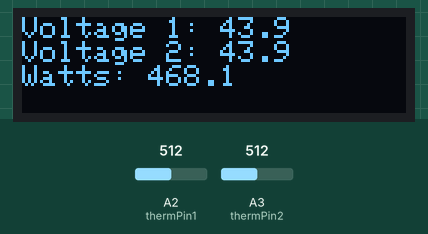
The sketch below on a simulated Arduino Uno, built with avr-gcc and run on an emulated ATmega328P. Parts: 128×32 one-colour display. The test bench sets the inputs (shaded band); at power-on: A2 (thermPin1) = 512, A3 (thermPin2) = 512. The display library's start-up logo is not drawn.

Above: at 1.6 s.
1.7 s: A2 (thermPin1) set to 716
At 3.5 s:
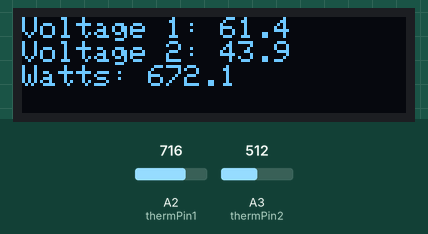
4.6 s: A3 (thermPin2) set to 716
At 5.7 s:
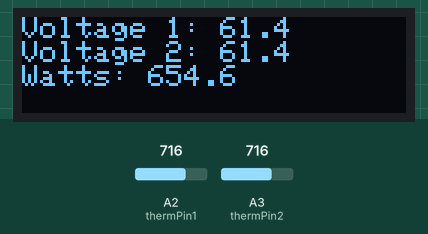
6.6 s: A2 (thermPin1) set to 900
At 7.9 s:
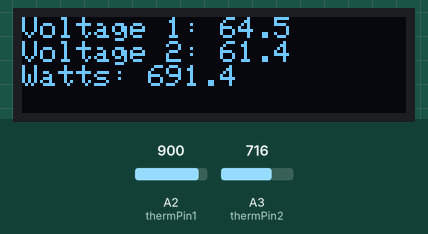
9.6 s: A3 (thermPin2) set to 900
At 12.3 s:
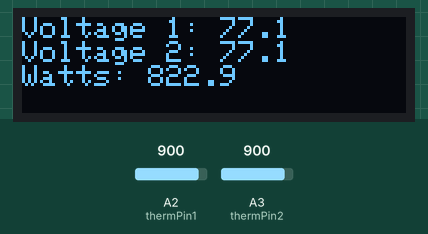
12.6 s: A2 (thermPin1) set to 1023
At 14.5 s:
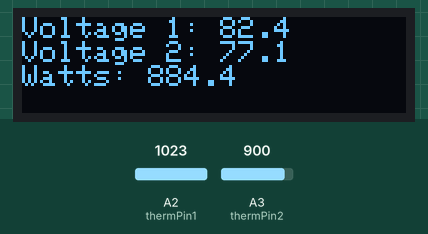
15.6 s: A3 (thermPin2) set to 1023
At 18.9 s:
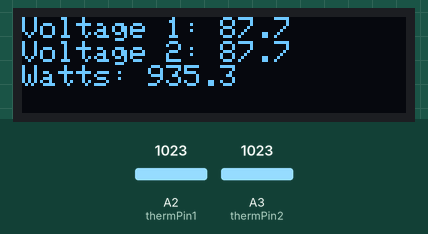
Timing chart, 0 to 19.6 s (numbered marks = the images above; inputs shaded):
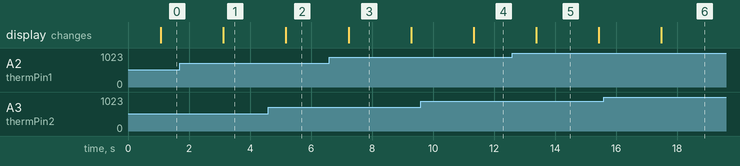

The sketch:

voltmeter3.ino
```cpp
// Voltmeter using 180k:10k voltage divider for 0-95v
// remove delay
// add another one for Shunt other side and measure current

// screen

#include <Wire.h>                     // This library allows you to communicate with I2C / TWI devices
#include <Adafruit_GFX.h>             // Adafruit graphics library
#include <Adafruit_SSD1306.h>         // Adafruit Monochrome OLEDs library based on SSD1306 drivers
#define OLED_RESET 4                  // Reset pin # (or -1 if sharing Arduino reset pin)
Adafruit_SSD1306 display(OLED_RESET); // ? not sure what this is

// temp

#define thermPin1 A2                     // What pin to connect the sensor to
#define thermPin2 A3                     // What pin to connect the sensor to
#define thermSamples1 50                  // how many samples to take for averaging the thermistor sensor reading - more takes loger
#define thermSamples2 50                  // how many samples to take for averaging the thermistor sensor reading - more takes loger
uint16_t samples1[thermSamples1];          // create a place to store ???
uint16_t samples2[thermSamples2];          // create a place to store ???

void setup(void) {

  Serial.begin(9600);                   // initialize serial communication at 9600 bits per second:

// display

  display.begin(SSD1306_SWITCHCAPVCC, 0x3D);  // initialize with the I2C addr 0x3C (for the 128x32)
  display.display();                          // display the display!
  display.clearDisplay();                     // clear the buffer.
  display.setTextSize(1);                     //
  display.setCursor(0, 0);                    // this is supposed to position the text on screen, but doesn't work for me
  display.setTextColor(WHITE);

 }

void loop(void) {

// thermistor 1

  uint8_t i;                            // set a 8-bit integer as 'i'
  float thermValue1;                     // create a place to store thermistor value
                                        // take N samples in a row, with a slight delay
  for (i=0; i< thermSamples1; i++) {
   samples1[i] = analogRead(thermPin1);   // read the thermistor value
   delay(10);
  }

                                        // average all the samples out
  thermValue1 = 0;
  for (i=0; i< thermSamples1; i++) {
     thermValue1 += samples1[i];
  }
  thermValue1 /= thermSamples1;


// thermistor 2

  float thermValue2;                     // create a place to store thermistor value
                                        // take N samples in a row, with a slight delay
  for (i=0; i< thermSamples2; i++) {
   samples2[i] = analogRead(thermPin2);   // read the thermistor value
   delay(10);
  }

                                        // average all the samples out
  thermValue2 = 0;
  for (i=0; i< thermSamples2; i++) {
     thermValue2 += samples2[i];
  }
  thermValue2 /= thermSamples2;

// averaging thingy for the temperature reading
//  float steinhart;
//  steinhart = thermValue1 / thermNominal;        // (R/Ro)
//  steinhart = log(steinhart);                   // ln(R/Ro)
//  steinhart /= bco;                             // 1/B * ln(R/Ro)
//  steinhart += 1.0 / (tempNominal + 273.15);    // + (1/To)
//  steinhart = 1.0 / steinhart;                  // Invert
//  steinhart -= 273.15;                          // convert to C


 // OLED Printout 1
  display.setCursor(0, 0);

  display.print("Voltage 1: ");
// maps the Analog input reading to the ratio of the voltage divider and outputs volts to one decimal place
  display.println(thermValue1 * (5.0 / 1023.0) / 0.05555555556 * .974,1);

 // OLED Printout 2
  display.print("Voltage 2: ");
// maps the Analog input reading to the ratio of the voltage divider and outputs volts to one decimal place
  display.println(thermValue2 * (5.0 / 1023.0) / 0.05555555556 * .974,1);

   // OLED Printout 1
  display.print("Watts: ");
// maps the Analog input reading to the ratio of the voltage divider and outputs volts to one decimal place
  display.println(thermValue1 - thermValue2 * (5.0 / 1023.0) / 0.05555555556 * .974,1); // need to put the actual maths for

  display.display();                                //you have to tell the display to...display
  delay(20);
  display.clearDisplay();


  delay(1000);
}
```

Measured:
- after the input at 1.7 s, the display: changes after 1.4 s (image 1)
- after the input at 4.6 s, the display: changes after 0.58 s (image 2)
- after the input at 6.6 s, the display: changes after 0.63 s (image 3)
- after the input at 9.6 s, the display: changes after 1.7 s (image 4)
- after the input at 12.6 s, the display: changes after 0.78 s (image 5)
- after the input at 15.6 s, the display: changes after 1.9 s (image 6)
- what the display in image 3 shows lasts 2.1 s, from 7.2 s to 9.3 s
